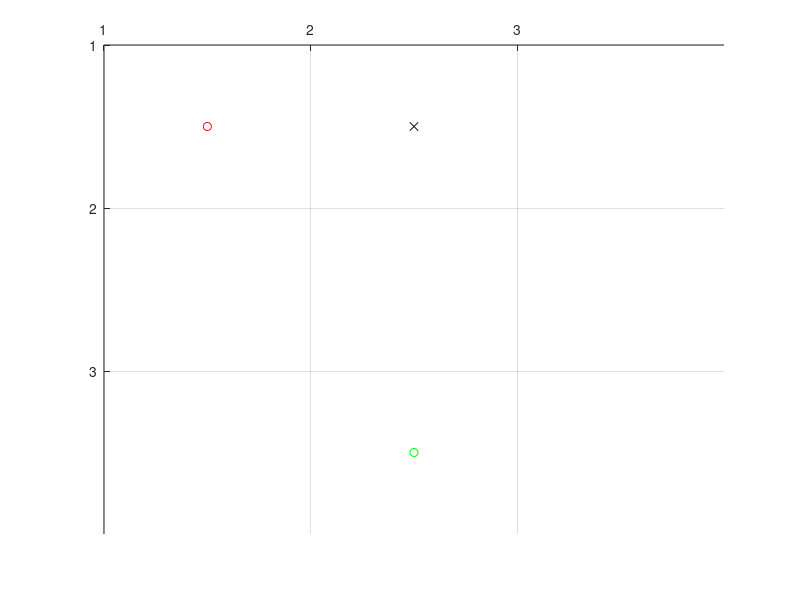

Source code (MATLAB):
function qlearn
% TODO: probability for movement
% TODO: verify using the correct update formula 
% TODO: traversal, debug info plot

clc; clear all; close all;

%--------------------------------------------------------------------------
% 1) Create map, Draw the map
%
% It should show Q values, Destination.
% For each episode, update the Q values.
%--------------------------------------------------------------------------
global S; S = 7;
global G; G = 8;
global C; C = 1;
global O; O = 0;

small_map = ...
      [ C, C, C, C;
        C, O, O, C;
        C, S, O, C;
        C, O, C, G;
        ];
small_map2 = ...
      [ S, O, C;
        C, C, C;
        C, G, C;
        ];

map = small_map2;


global ROW;
global COL;
[ROW,COL] = size(map);
display(sprintf('INFO: Map size = %d x %d',ROW,COL));
display(sprintf('INFO: 0 - obstacle | 1 - clear path | 7 - start | 8 - goal'));

%--------------------------------------------------------------------------
% 2) Validate map, and capture start, goal position
% Draw the map if valid
%--------------------------------------------------------------------------
num_start = 0;
num_goal = 0;
for r = 1:ROW
  for c = 1:COL
    if( map(r,c) == S )
      num_start = num_start + 1;
      start_r = r; start_c = c;
    end
    if( map(r,c) == G )
      num_goal = num_goal + 1;
      goal_r = r; goal_c = c;
    end
  end
end
if( num_start > 1 || num_goal > 1 )
  display('ERROR: Validate map: Too many start or goal');
  return;
end

% draw a map
axis([1 COL+1 1 ROW+1]);
grid on;
hold on;
set(gca,'XTick',[1:1:COL]);
set(gca,'YTick',[1:1:ROW]);
set(gca,'xaxislocation','top','ydir','reverse');

% plot start, goal, obstacles
plot(start_c+0.5,start_r+0.5,'ro');
plot(goal_c+0.5,goal_r+0.5,'go');
for ri = 1:ROW
    for ci = 1:COL
        if(map(ri,ci)==O) % if it is a obstacle draw it
            plot(ci+0.5,ri+0.5,'kx');
        end
    end
end

%--------------------------------------------------------------------------
% 3) convert map into immediate reward matrix (node base) using following
%
%     100  - goal
%     0    - clear path
%     -inf - obstacle, self, not reachable, or diagonal...
%--------------------------------------------------------------------------
num_states = ROW*COL;
start_state = rc2indx(start_r,start_c);
goal_state = rc2indx(goal_r,goal_c);
R(num_states,num_states) = 0;

% 1st loop represent current node
% 2nd loop represent visiting node, check if it is clear path, or obstacle
for qx = 1:num_states
    [cr,cc] = indx2rc(qx);  % (c)urrent (r)ow and (c)ol
    if( map(cr,cc) == O ) % current node is an obstacle
      R(qx,:) = -inf;
      continue;
    end
    for qy = 1:num_states
        [vr,vc] = indx2rc(qy);
        if ( abs(vr-cr) == 1 && cc == vc ) % +/1 row
          if ( map(vr,vc) == C || map(vr,vc) == S )
            R(qx,qy) = 0;
          elseif( map(vr,vc) == G )
            R(qx,qy) = 100;
          else
            R(qx,qy) = -inf;
          end
        elseif (abs(vc-cc) == 1 && cr == vr ) % +/- col
          if ( map(vr,vc) == C || map(vr,vc) == S )
            R(qx,qy) = 0;
          elseif( map(vr,vc) == G )
            R(qx,qy) = 100;
          else
            R(qx,qy) = -inf;
          end
        else % diagonal
          R(qx,qy) = -inf;
        end
    end
end

R

%--------------------------------------------------------------------------
% 4) set up constants alpha, gamma, probabilities of movement, 
%--------------------------------------------------------------------------
global ALPHA; ALPHA = 0.9;
global GAMMA; GAMMA = 0.2;
global EPISODES; EPISODES = 5000;
display(sprintf('INFO: alpha %f',ALPHA));
display(sprintf('INFO: gamma %f',GAMMA));
display(sprintf('INFO: max episode %f',EPISODES));

%--------------------------------------------------------------------------
% 5) loop thru num of EPISODES
%--------------------------------------------------------------------------
Q = zeros(size(R));
for e = 1:EPISODES
  s = randperm(num_states,1); % current state
  while s ~= goal_state
    avail_actions = find(R(s,:) >= 0); % find num of possible actions
    num_actions = size(avail_actions,2);
    if ( num_actions > 0 )
      % policy for selecting action goes here
      action_taken = ( round(rand() * (num_actions - 1)) ) + 1;
    else
      break;  % started on an obstacle state
    end

    q_max = max(Q,[],2);
    % future state, or the action
    fs = avail_actions(action_taken);
    Q(s,fs) = Q(s,fs) + ALPHA * ( R(s,fs) + GAMMA * q_max(fs) - Q(s,fs) );
    s = fs;
    
  end
end

Q

%--------------------------------------------------------------------------
% 6) Traverse from any starting point
%--------------------------------------------------------------------------



%--------------------------------------------------------------------------
% util
%--------------------------------------------------------------------------
function index = rc2indx(r,c)
global ROW;
global COL;
index = (r-1)*COL+c;

function [r,c] = indx2rc(i)
global ROW;
global COL;
r = ceil(i/COL);
c = mod(i,COL);
if( c == 0 )
  c = COL;
end
